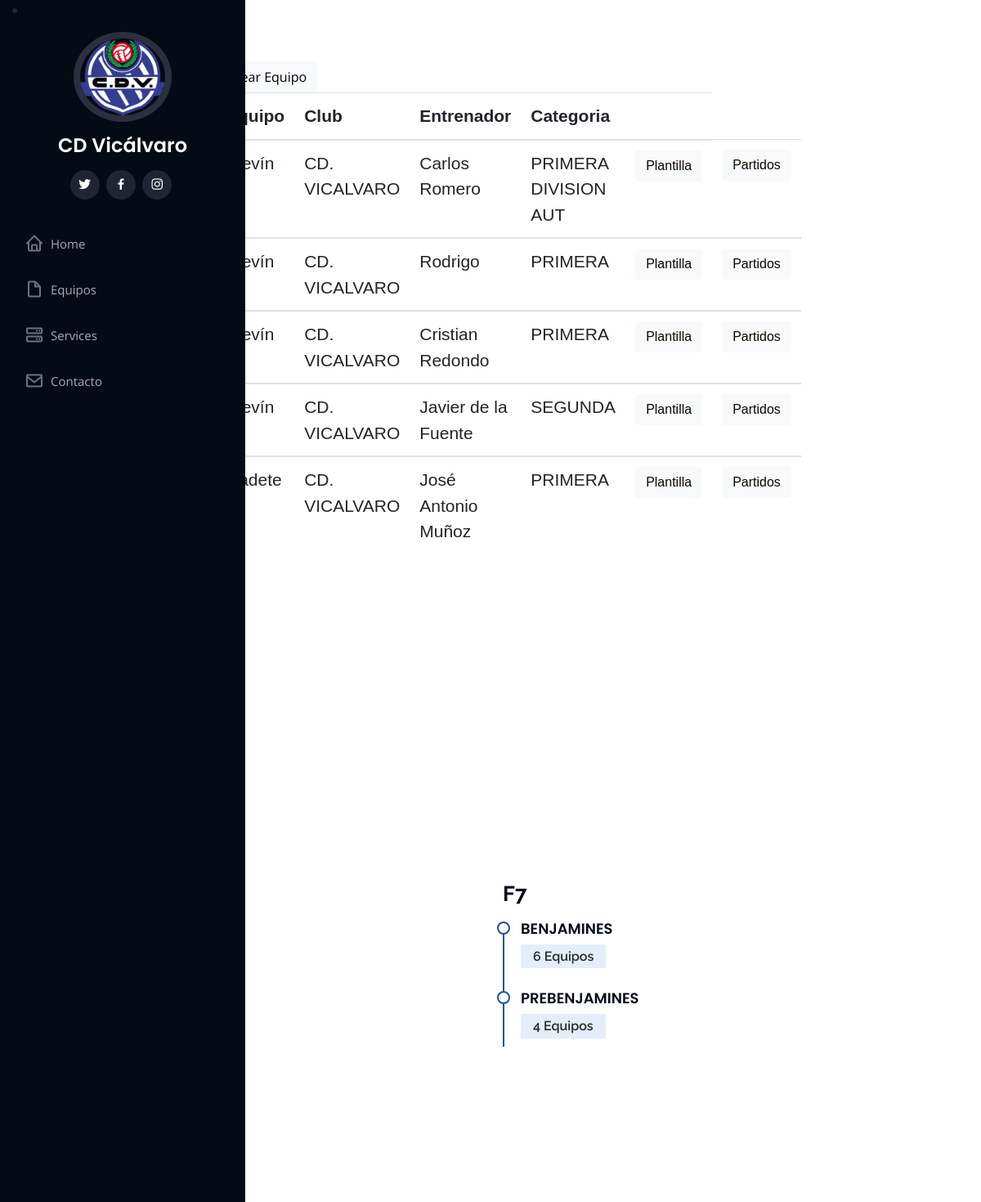
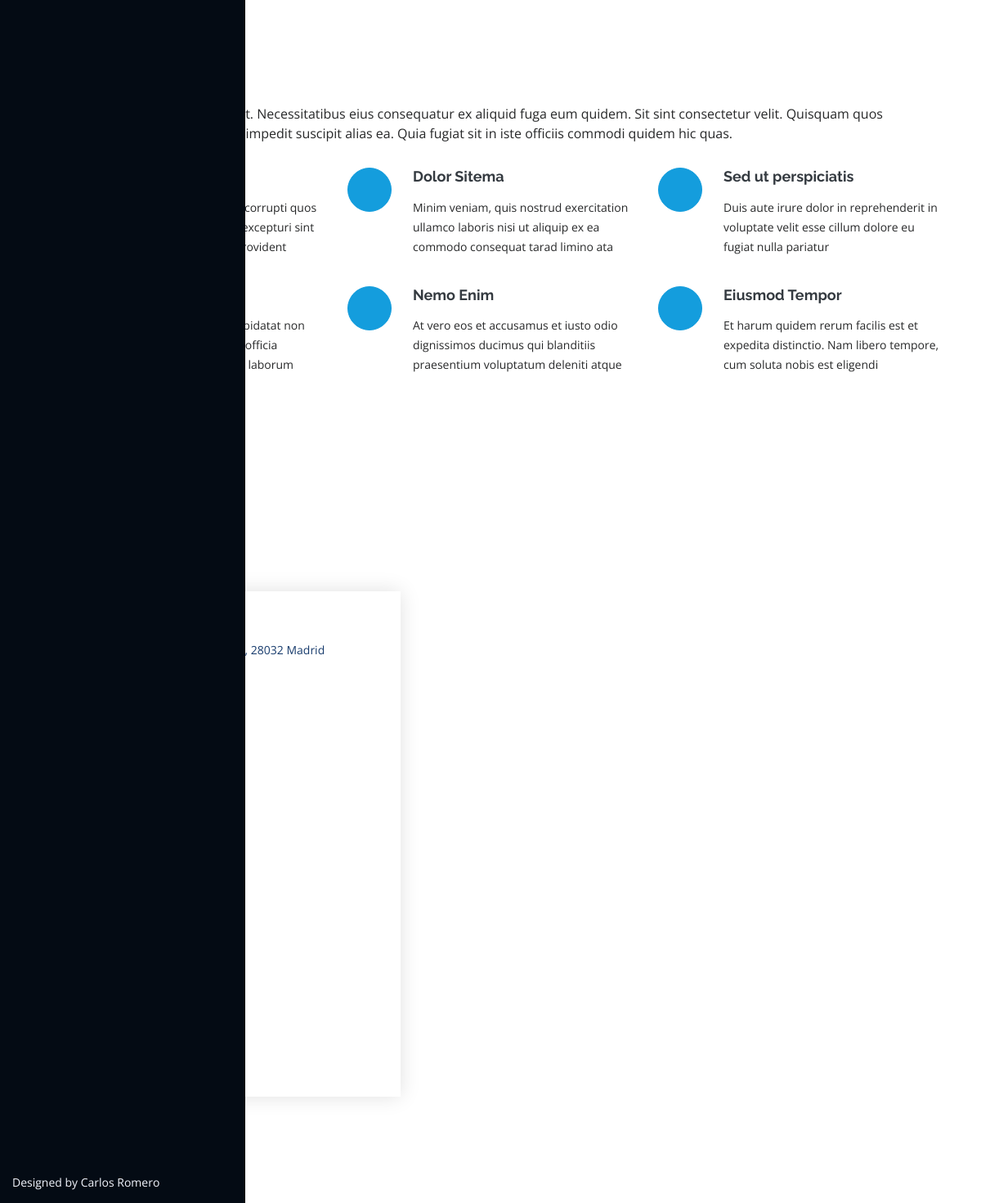
Screenshot of /equipos/ with the database file from the repository (2 pictures, top to bottom).
### ClubFutbolApp/models.py (models this page shows, shortened)
class Equipo(models.Model):
    equipo_nombre = models.CharField(max_length=30)
    club = models.ForeignKey(Club, on_delete = models.CASCADE)
    entrenador = models.CharField(max_length=30)
    categoria = models.ForeignKey(Categoria, on_delete = models.CASCADE)
    class Meta:
        verbose_name ='equipo'
        verbose_name_plural ='equipos'

class Club(models.Model):
    club_nombre = models.CharField(max_length=30)
    direccion = models.CharField(max_length=30)
    ciudad = models.CharField(max_length=30)
    email = models.EmailField()
    telefono = models.IntegerField()
    imagen = models.ImageField(upload_to='ClubFutbolApp', null=True, blank=True)
    class Meta:
        verbose_name ='club'
        verbose_name_plural ='clubs'
    def __str__(self):
        return self.club_nombre

class Categoria(models.Model):
    cat_nombre = models.CharField(max_length=20)
    class Meta:
        verbose_name ='categoria'
        verbose_name_plural ='categorias'
    def __str__(self):
        return self.cat_nombre

### ClubFutbolApp/views.py (the view)
# urls.py: path('equipos/', Equipos.as_view(), name="equipos"),
class Equipos(ListView):
    model= Equipo
    template_name='ClubFutbolApp/equipos.html'
    context_object_name='equipos'
    queryset= Equipo.objects.all()

### templates/ClubFutbolApp/equipos.html
{% extends "ClubFutbolApp/Home.html" %}
{% load static %}
{% block contenido %}
<html>
<div class="contenedorFormulario" class="table-responsive" class="hero-container" data-aos="fade-in">
         <table class="table table-hover">
            <tfoot><button type="button" class="btn btn-light"><a href="/crear_equipo" style="color: black;">Crear Equipo</a></button></tfoot>
            <thead>
                <tr>
                    <th scope="col">Equipo</th>
                    <th scope="col">Club</th>
                    <th scope="col">Entrenador</th>
                    <th scope="col">Categoria</th>
                    <th scope="col"></th>
                </tr>
            </thead>
        {% for e in equipos %}
            <tbody>
                <tr>
                    <td>{{ e.equipo_nombre }}</td>
                    <td>{{ e.club }}</td>
                    <td>{{ e.entrenador }}</td>
                    <td>{{ e.categoria }}</td>
                    <td><button class="btn btn-light"><a href="/jugadores/{{ e.id }}" style="color: rgb(14, 9, 2);">Plantilla</a></button></td>
                    <td><button class="btn btn-light"><a href="/partidos/{{ e.id }}" style="color: rgb(14, 9, 2);">Partidos</a></button></td>
                </tr>
            </tbody>
        {% endfor %}
    </table>
</div>
</html>
{% endblock contenido %}

### ClubFutbolApp/static/css/mio2.css (style rules this page uses)
.contenedorFormulario { width: 60%; margin: 55px auto; padding: 70px 25px; padding-top: 20px; }
td,th { font-family: Verdana, Geneva, Tahoma, sans-serif; font-size: 21px; padding-left: 20px; padding-right: 20px; padding-top: 10px; padding-bottom: 10px; }

### ClubFutbolApp/static/assets/css/style.css (style rules this page uses)
body { font-family: "Open Sans", sans-serif; color: #272829; }
a { color: #149ddd; }

### rows the page displays
Equipo: equipo_nombre "Alevín…", club "CD. VICALVARO", entrenador "Carlos Romero", categoria "PRIMERA DIVISION AUT"
Equipo: equipo_nombre "Alevín…", club "CD. VICALVARO", entrenador "Rodrigo", categoria "PRIMERA"
Equipo: equipo_nombre "Alevín…", club "CD. VICALVARO", entrenador "Cristian Redondo", categoria "PRIMERA"
Equipo: equipo_nombre "Alevín…", club "CD. VICALVARO", entrenador "Javier de la Fuente", categoria "SEGUNDA"
Equipo: equipo_nombre "Cadete…", club "CD. VICALVARO", entrenador "José Antonio Muñoz", categoria "PRIMERA"
